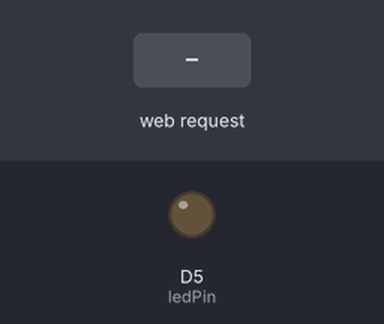
Bench run of a sketch on a simulated ESP8266 (NodeMCU). Parts: output pins drawn as LEDs (lit = HIGH). Inputs (shaded band) come from the test bench. WiFi joins after 1.5 s; servers stay silent unless stated; what the sketch prints to the serial monitor is not drawn.

Above: at 4.2 s.
4.3 s: HTTP request GET /LED=ON received
At 5.1 s:
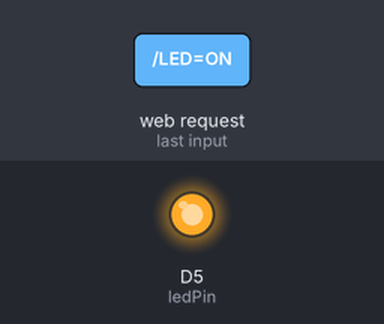
5.9 s: HTTP request GET /LED=OFF received
At 6.3 s:
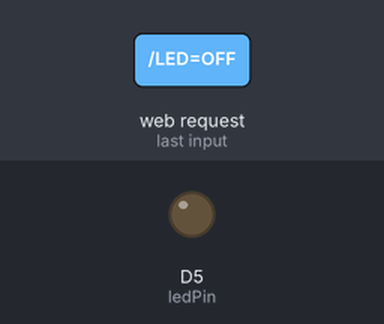
Timing chart, 0 to 8.9 s (numbered marks = the images above; inputs shaded):
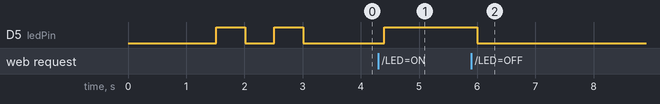

The sketch:

WebServerESP8266_32.ino
```cpp
// TWO --> answer Serial buffer

#include <ESP8266WiFi.h>

const char* ssid = "REDE DE SENSORES";//DIGITE A REDE
const char* password = "TCC20221";//ENTRE COM A SENHA

//const char* ssid = "AndroidAP";//type your ssid
//const char* password = "alan2580";//type your password

int ledPin = D5; // GPIO2 of ESP8266

String sBuffer = "";

int contador = 0;

int vLED=LOW;

WiFiServer server(80);

void setup() {
  Serial.begin(9600);
  delay(10);


  pinMode(ledPin, OUTPUT);
  digitalWrite(ledPin, LOW);

  // Connect to WiFi network
  Serial.println();
  Serial.println();
  Serial.print("Connecting to ");
  Serial.println(ssid);

  WiFi.begin(ssid, password);

  while (WiFi.status() != WL_CONNECTED) {
    delay(250);
    Serial.print(".");
  }
  Serial.println("");
  Serial.println("WiFi connected");
  digitalWrite(ledPin, HIGH);
  delay(500);
  digitalWrite(ledPin, LOW);
  delay(500);
  digitalWrite(ledPin, HIGH);
  delay(500);
  digitalWrite(ledPin, LOW);

  // Start the server
  server.begin();
  Serial.println("Server started");

  // Print the IP address
  Serial.print("Use this URL to connect: ");
  Serial.print("http://");
  Serial.print(WiFi.localIP());
  Serial.println("/");

  ESP.wdtEnable(2000);
}

void loop() {
  ESP.wdtFeed();
  // TWO

  if (Serial.available()) {
    while (Serial.available()) {
      int iRx = Serial.read();
      if (iRx > 31) {
        if (iRx < 120) {
          if (sBuffer.length() < 127) {
            sBuffer = sBuffer + (char)iRx; }
        }
      }
    }
  }


  // Check if a client has connected
  WiFiClient client = server.available();
  if (!client) {
    return;
  }

  contador++;
  // Wait until the client sends some data
  Serial.println("new client");
  long startwaitting = millis();
  long passaramse = 0;
  while(!client.available() && (passaramse<2000)){
    delay(1);
    passaramse = millis() - startwaitting;
  }
  Serial.println("=");
  Serial.println(passaramse);

  if (passaramse < 2000) {
    // Read the first line of the request
    delay(100);
    String request = client.readStringUntil('\r');
    Serial.println(request);
    client.flush();

    // Match the request

    if (request.indexOf("/LED=ON") != -1) {
      digitalWrite(ledPin, HIGH);
      vLED = HIGH;
    }
    if (request.indexOf("/LED=OFF") != -1){
      digitalWrite(ledPin, LOW);
      vLED = LOW;
    }

    // Set ledPin according to the request
    //digitalWrite(ledPin, value);
  }

  // Return the response
  client.println("HTTP/1.1 200 OK");
  client.println("Content-Type: text/html");
  client.println(""); //  do not forget this one
  client.println("<!DOCTYPE html>");
  client.println("<html>");
  client.println("<head>");
  client.println("  <title>PAGINA IOT</title>");
  client.println("</head>");
  client.println("<body>");
  client.print("Led pin is now: ");

  if(vLED == HIGH) {
    client.print("ON<br><br>");
    client.print("Click <a href=\"/LED=OFF?par=");
    client.print(contador);
    client.println("\">here</a> turn the LED off pin 2 OFF<br><br>");
  } else {
    client.print("OFF<br><br>");
    client.print("Click <a href=\"/LED=ON?par=");
    client.print(contador);
    client.println("\">here</a> turn the LED on pin 2 ON<br><br>");
    //client.println("Click <a href=\"/LED=ON\">here</a> turn the LED on pin 2 ON<br>");
  }
  client.println("<br><br>");
  //client.println("Click <a href=\"/LED=ON\">here</a> turn the LED on pin 2 ON<br>");
  //client.println("Click <a href=\"/LED=OFF\">here</a> turn the LED on pin 2 OFF<br><br>");

  if (sBuffer.length() > 0) {
    client.println("--> ");
    client.println(sBuffer);
    client.println("<br>");
  } else {
    client.println("NO Serial buffer!<br>");
  }

  sBuffer = "";

  client.println("</body>");
  client.println("</html>");

  delay(1);
  Serial.println("Client disonnected");
  Serial.println("");

}
```

Measured:
- after the input at 4.3 s, D5 (ledPin): LOW → HIGH after 0.10 s
- after the input at 5.9 s, D5 (ledPin): HIGH → LOW after 0.10 s
